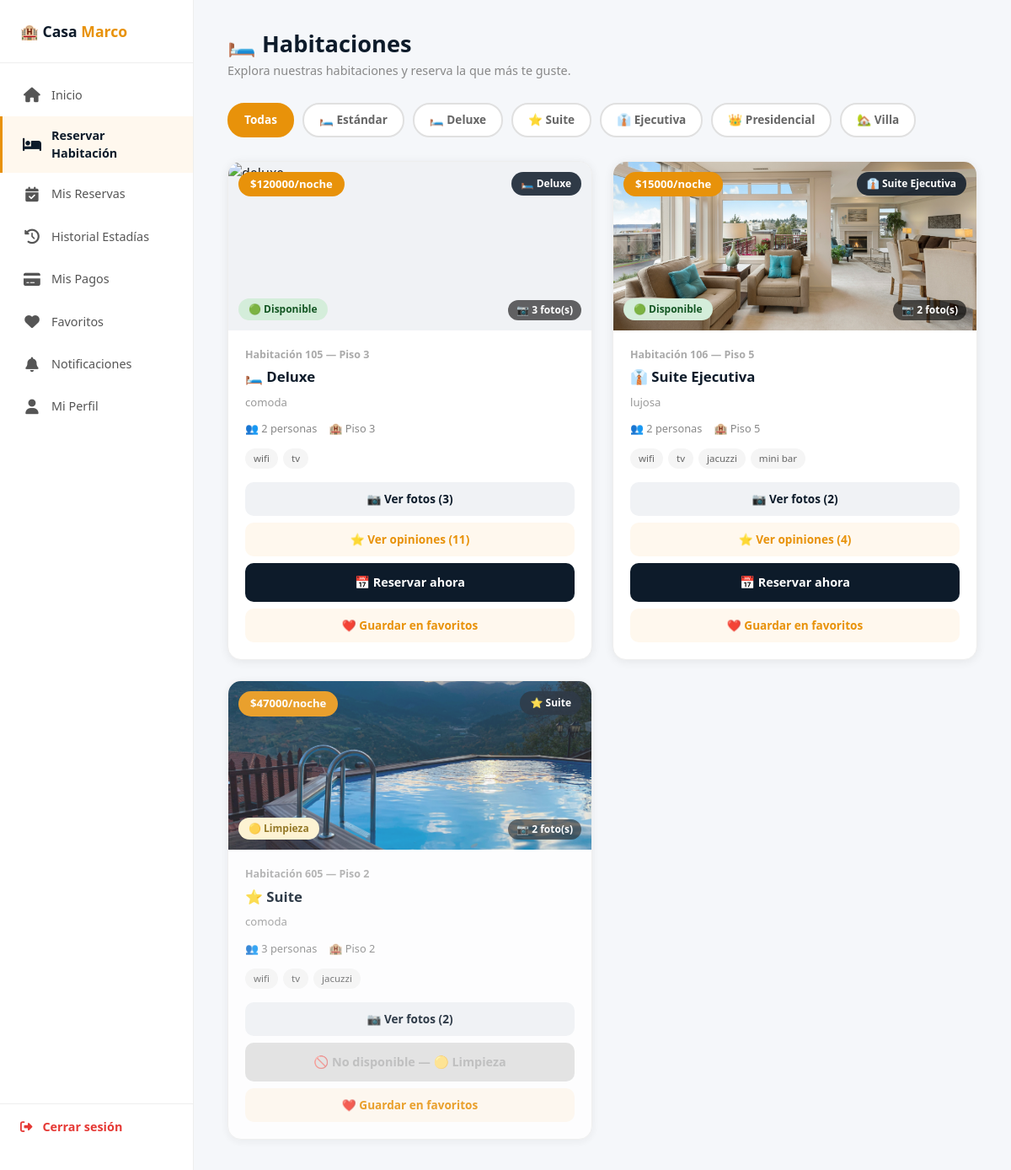
/habitaciones/ (signed in), run on the app's committed database.
### crud_app/models.py (models this page shows, shortened)
class Habitacion(models.Model):
    TIPOS = [
        ('estandar',    '🛏️ Estándar'),
        ('deluxe',      '🛏️ Deluxe'),
        ('suite',       '⭐ Suite'),
        ('suite_ejecutiva', '👔 Suite Ejecutiva'),
        ('suite_presidencial', '👑 Suite Presidencial'),
        ('villa',       '🏡 Villa Familiar'),
    ]
    ESTADOS = [
        ('disponible',   '🟢 Disponible'),
        ('reservada',    '📋 Reservada'),
        ('ocupada',      '🔵 Ocupada'),
        ('limpieza',     '🟡 Limpieza'),
        ('mantenimiento','🔴 Mantenimiento'),
    ]
    numero          = models.CharField(max_length=10, unique=True)
    tipo            = models.CharField(max_length=30, choices=TIPOS, default='estandar')
    descripcion     = models.TextField()
    precio_noche    = models.DecimalField(max_digits=10, decimal_places=2)
    capacidad       = models.PositiveIntegerField(default=2)
    piso            = models.PositiveIntegerField(default=1)
    estado          = models.CharField(max_length=20, choices=ESTADOS, default='disponible')
    imagen          = models.ImageField(upload_to='habitaciones/', blank=True, null=True)
    imagen_url      = models.URLField(blank=True, null=True)
    amenidades      = models.TextField(blank=True, null=True)
    activa          = models.BooleanField(default=True)
    imagenes_galeria = models.TextField(blank=True, null=True)
    creado_el       = models.DateTimeField(auto_now_add=True)
    @property
    def amenidades_lista(self):
        if self.amenidades:
            return [a.strip() for a in self.amenidades.split(',')]
        return []

class FotoHabitacion(models.Model):
    habitacion = models.ForeignKey(Habitacion, on_delete=models.CASCADE, related_name='fotos')
    imagen     = models.ImageField(upload_to='habitaciones/galeria/')
    orden      = models.PositiveIntegerField(default=0)
    creado_el  = models.DateTimeField(auto_now_add=True)
    class Meta:
        ordering = ['orden']

### crud_app/views.py (the view)
# urls.py: path('habitaciones/', views.reservar_habitacion, name='reservar_habitacion'),
@login_required(login_url='login')
def reservar_habitacion(request):
    tipo         = request.GET.get('tipo', '')
    habitaciones = Habitacion.objects.all().order_by('numero')
    if tipo:
        habitaciones = habitaciones.filter(tipo=tipo)
    for hab in habitaciones:
        hab.calificaciones_hab = Calificacion.objects.filter(
            habitacion=hab
        ).select_related('usuario').order_by('-creado_el')
        hab.promedio = Calificacion.objects.filter(
            habitacion=hab
        ).aggregate(Avg('estrellas'))['estrellas__avg']
    return render(request, 'crud_app/reservar_habitacion.html', {
        'habitaciones': habitaciones,
        'tipo'        : tipo,
    })

### crud_app/templates/crud_app/reservar_habitacion.html (shortened to what this page needs)
{% load static %}
<!DOCTYPE html>
<html lang="es">
<head>
  <link href="https://cdn.jsdelivr.net/npm/bootstrap@5.3.0/dist/css/bootstrap.min.css" rel="stylesheet">
  <link rel="stylesheet" href="https://cdnjs.cloudflare.com/ajax/libs/font-awesome/6.4.0/css/all.min.css"/>
</head>
<body>
<aside class="sidebar">
  <div class="sidebar-logo">🏨 Casa <span>Marco</span></div>
  <nav class="sidebar-nav">
    <a href="{% url 'home' %}">
      <span class="icon"><i class="fas fa-home"></i></span> Inicio
    </a>
    <a href="{% url 'reservar_habitacion' %}" class="active">
      <span class="icon"><i class="fas fa-bed"></i></span> Reservar Habitación
    </a>
    <a href="{% url 'mis_reservas' %}">
      <span class="icon"><i class="fas fa-calendar-check"></i></span> Mis Reservas
    </a>
    <a href="{% url 'historial_estadias' %}">
      <span class="icon"><i class="fas fa-history"></i></span> Historial Estadías
    </a>
    <a href="{% url 'mis_pagos' %}">
      <span class="icon"><i class="fas fa-credit-card"></i></span> Mis Pagos
    </a>
    <a href="{% url 'favoritos' %}">
      <span class="icon"><i class="fas fa-heart"></i></span> Favoritos
    </a>
    <a href="{% url 'notificaciones' %}">
      <span class="icon"><i class="fas fa-bell"></i></span> Notificaciones
    </a>
    <a href="{% url 'perfil_usuario' %}">
      <span class="icon"><i class="fas fa-user"></i></span> Mi Perfil
    </a>
  </nav>
  <div class="sidebar-logout">
    <a href="{% url 'logout' %}">
      <span class="icon"><i class="fas fa-sign-out-alt"></i></span> Cerrar sesión
    </a>
  </div>
</aside>
<main class="main">
  <h1 class="page-title">🛏️ Habitaciones</h1>
  <p class="page-sub">Explora nuestras habitaciones y reserva la que más te guste.</p>
  <div class="filtros">
    <a href="{% url 'reservar_habitacion' %}"
       class="filtro-btn {% if not tipo %}active{% endif %}">Todas</a>
    <a href="?tipo=estandar"
       class="filtro-btn {% if tipo == 'estandar' %}active{% endif %}">🛏️ Estándar</a>
    <a href="?tipo=deluxe"
       class="filtro-btn {% if tipo == 'deluxe' %}active{% endif %}">🛏️ Deluxe</a>
    <a href="?tipo=suite"
       class="filtro-btn {% if tipo == 'suite' %}active{% endif %}">⭐ Suite</a>
    <a href="?tipo=suite_ejecutiva"
       class="filtro-btn {% if tipo == 'suite_ejecutiva' %}active{% endif %}">👔 Ejecutiva</a>
    <a href="?tipo=suite_presidencial"
       class="filtro-btn {% if tipo == 'suite_presidencial' %}active{% endif %}">👑 Presidencial</a>
    <a href="?tipo=villa"
       class="filtro-btn {% if tipo == 'villa' %}active{% endif %}">🏡 Villa</a>
  </div>
  {% if habitaciones %}
  <div class="hab-grid">
    {% for hab in habitaciones %}
    <div class="hab-card {% if hab.estado != 'disponible' %}no-disponible{% endif %}">
      <div class="hab-img" onclick="verFotos(
        '{{ hab.get_tipo_display }}',
        '{{ hab.numero }}',
        '{% if hab.imagen %}{{ hab.imagen.url }}{% endif %}',
        [{% for foto in hab.fotos.all %}'{{ foto.imagen.url }}'{% if not forloop.last %},{% endif %}{% endfor %}]
      )">
        {% if hab.imagen %}
          <img src="{{ hab.imagen.url }}" alt="{{ hab.tipo }}">
        {% elif hab.fotos.first %}
          <img src="{{ hab.fotos.first.imagen.url }}" alt="{{ hab.tipo }}">
        {% else %}
          <div class="hab-img-placeholder">🛏️</div>
        {% endif %}
        <span class="hab-precio">${{ hab.precio_noche|floatformat:0 }}/noche</span>
        <span class="hab-tipo-badge">{{ hab.get_tipo_display }}</span>
        <span class="hab-estado-badge estado-{{ hab.estado }}">{{ hab.get_estado_display }}</span>
        {% with total=hab.fotos.count %}
        {% if total > 0 %}
        <span class="hab-foto-count">📷 {{ total }} foto(s)</span>
        {% endif %}
        {% endwith %}
      </div>
      <div class="hab-body">
        <div class="hab-numero">Habitación {{ hab.numero }} — Piso {{ hab.piso }}</div>
        <div class="hab-nombre">{{ hab.get_tipo_display }}</div>
        <div class="hab-desc">{{ hab.descripcion|truncatechars:90 }}</div>
        <div class="hab-info">
          <span>👥 {{ hab.capacidad }} personas</span>
          <span>🏨 Piso {{ hab.piso }}</span>
        </div>
        {% if hab.amenidades_lista %}
        <div class="amenidades">
          {% for amenidad in hab.amenidades_lista %}
            <span class="amenidad">{{ amenidad }}</span>
          {% endfor %}
        </div>
        {% endif %}
        <div class="hab-btns">
          {% if hab.fotos.count > 0 or hab.imagen %}
          <button class="btn-fotos" onclick="verFotos(
            '{{ hab.get_tipo_display }}',
            '{{ hab.numero }}',
            '{% if hab.imagen %}{{ hab.imagen.url }}{% endif %}',
            [{% for foto in hab.fotos.all %}'{{ foto.imagen.url }}'{% if not forloop.last %},{% endif %}{% endfor %}]
          )">📷 Ver fotos ({{ hab.fotos.count }})</button>
          {% endif %}
          {% if hab.calificaciones_hab %}
<button class="btn-opiniones" onclick="verOpiniones(
  '{{ hab.get_tipo_display }}',
  '{{ hab.numero }}',
  '{{ hab.promedio|floatformat:1 }}',
  [{% for cal in hab.calificaciones_hab %}{'usuario':'{{ cal.usuario.username }}','estrellas':{{ cal.estrellas }},'comentario':'{{ cal.comentario|escapejs }}','fecha':'{{ cal.creado_el|date:"d/m/Y" }}'}{% if not forloop.last %},{% endif %}{% endfor %}]
)">⭐ Ver opiniones ({{ hab.calificaciones_hab|length }})</button>
{% endif %}
          {% if hab.estado == 'disponible' %}
          <a href="{% url 'confirmar_reserva' hab.pk %}" class="btn-reservar">
            📅 Reservar ahora
          </a>
          {% else %}
          <button class="btn-reservar disabled" disabled>
            🚫 No disponible — {{ hab.get_estado_display }}
          </button>
          {% endif %}
          <a href="{% url 'toggle_favorito' hab.pk %}" class="btn-fav">
            ❤️ Guardar en favoritos
          </a>
        </div>
      </div>
    </div>
    {% endfor %}
  </div>
  {% endif %}
</main>
</body>
</html>

### data on the page
Habitacion: precio_noche "120000", tipo "🛏️ Deluxe", estado "🟢 Disponible", fotos.count "3", numero "105", piso "3", descripcion "comoda", capacidad "2", amenidades_lista "wifi" "tv", calificaciones_hab|length "11", shows "📅 Reservar ahora"
Habitacion: fotos.first.imagen (picture), precio_noche "15000", tipo "👔 Suite Ejecutiva", estado "🟢 Disponible", fotos.count "2", numero "106", piso "5", descripcion "lujosa", capacidad "2", amenidades_lista "wifi" "tv" "jacuzzi" "mini bar", calificaciones_hab|length "4", shows "📅 Reservar ahora"
Habitacion: fotos.first.imagen (picture), precio_noche "47000", tipo "⭐ Suite", estado "🟡 Limpieza", fotos.count "2", numero "605", piso "2", descripcion "comoda", capacidad "3", amenidades_lista "wifi" "tv" "jacuzzi"
